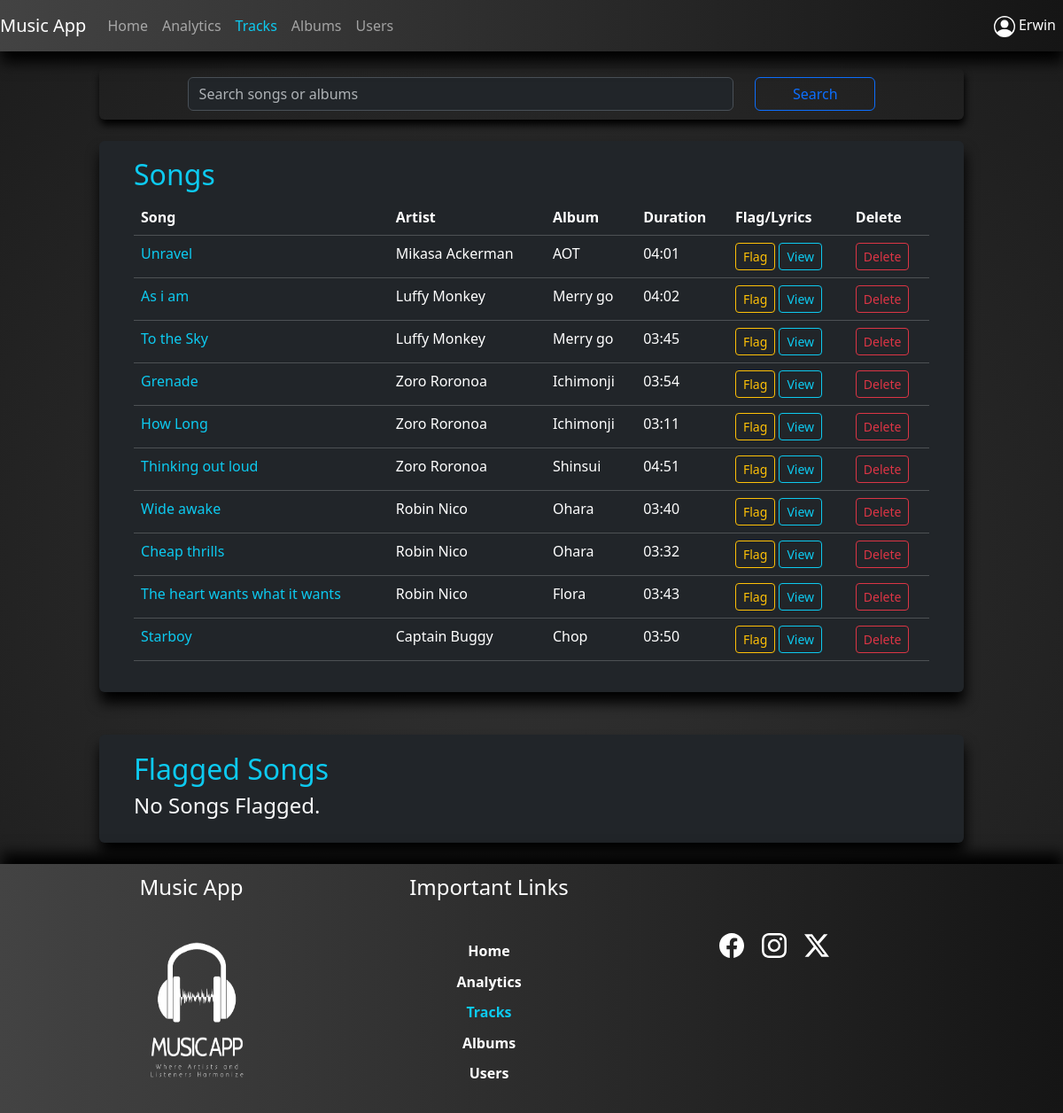
The page /allTracks (signed in) on the database as committed earlier.
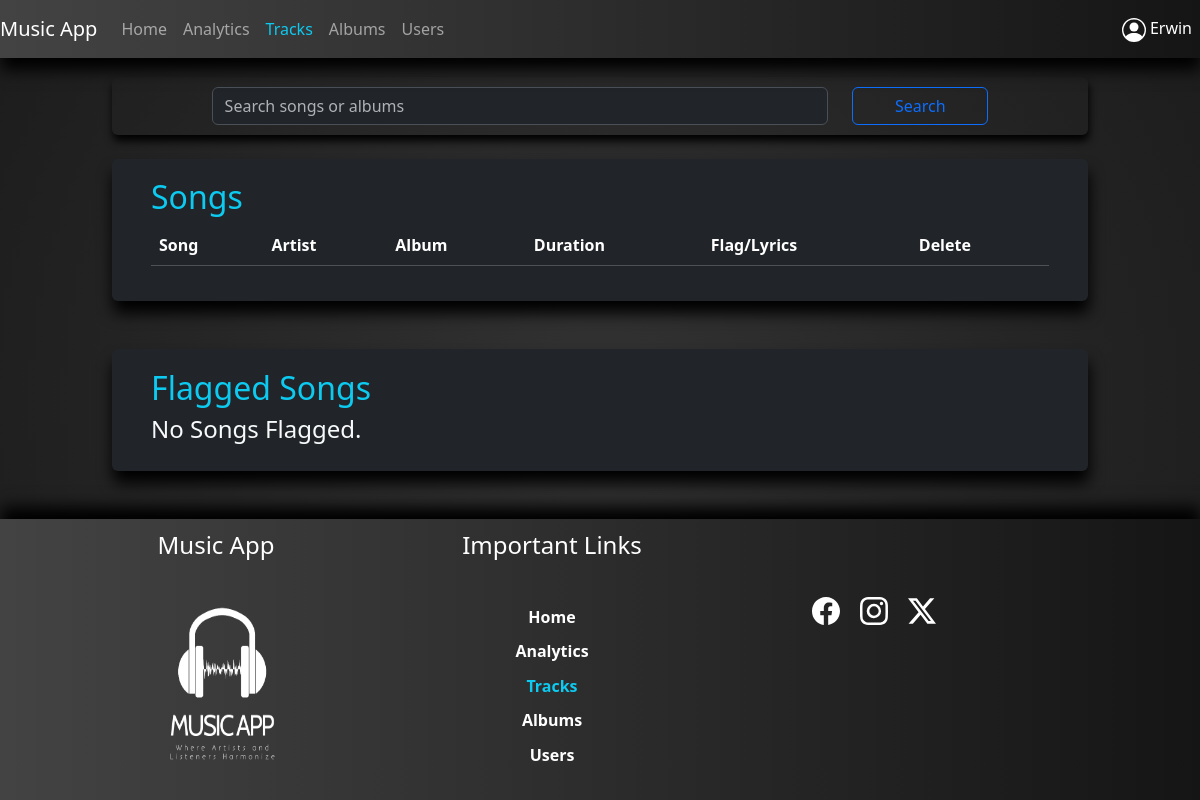
The same page on the database as committed later.
### app/models.py (models this page shows, shortened)
class Users(UserMixin, db.Model):
    id = db.Column(db.Integer(), autoincrement=True, primary_key=True)
    u_userType = db.Column(db.String(50), nullable=False)
    u_status = db.Column(db.String(50), nullable=False)
    u_flag = db.Column(db.Integer(), nullable=False)
    u_fName = db.Column(db.String(100), nullable=False)
    u_lName = db.Column(db.String(100))
    u_gender = db.Column(db.String(50), nullable=False)
    u_username = db.Column(db.String(100), nullable=False, unique=True)
    u_email = db.Column(db.String(200), nullable=False)
    u_password = db.Column(db.String(1000), nullable=False)
    albums = db.relationship('Albums', backref='users')
    songs = db.relationship('Songs', backref='users')
    playlists = db.relationship('Playlists', backref='users')

class Songs(UserMixin, db.Model):
    id = db.Column(db.Integer(), autoincrement=True, primary_key=True)
    s_name = db.Column(db.String(100), nullable=False)
    s_artist = db.Column(db.String(50), nullable=False)
    s_album = db.Column(db.String(100), nullable=False)
    s_genre = db.Column(db.String(50), nullable=False)
    s_duration = db.Column(db.String(50), nullable=False)
    s_date = db.Column(db.String(50), nullable=False)
    s_filePath = db.Column(db.String(100), nullable=False)
    s_lyrics = db.Column(db.Text(), nullable=False)
    s_rating = db.Column(db.Integer())
    s_totalRaters = db.Column(db.Integer())
    s_flag = db.Column(db.Integer(), nullable=False)
    s_plays = db.Column(db.Integer())
    album_id = db.Column(db.Integer(), db.ForeignKey('albums.id'), nullable=False)
    user_id = db.Column(db.Integer(), db.ForeignKey('users.id'),nullable=False)

### app/views.py (the view, shortened to what this page needs)
@app.route('/allTracks', methods=['GET','POST'])
@login_required
def allTracks():
    form = SearchForm()
    songs=Songs.query.filter(Songs.s_flag==Flagged[0]).order_by(Songs.s_rating.desc()).all()
    flaggedSongs=Songs.query.filter(Songs.s_flag==Flagged[1]).all()
    if request.method == 'GET':
        searchedSongsList=[]
        return render_template('admin/allTracks.html', aT="active text-info", form=form, sSL=searchedSongsList, sList=songs, sFList=flaggedSongs)

### app/forms.py
class SearchForm(FlaskForm):
    searchString = StringField("Search String", validators=[DataRequired()])
    search = SubmitField("Search")

### app/views.py (called while the page is built)
@login_manager.user_loader
def load_user(user_id):
    return Users.query.get(user_id)

### app/templates/admin/allTracks.html (shortened to what this page needs)
{% extends 'layouts/base.html' %}
{% block content %}
<div class="container-fluid">
    <div class="row">
        <div class="col-md-10 offset-md-1 col-lg-10 offset-lg-1 col-sm-8 offset-sm-2">
            <div class="mySearchCont rounded">
                <form action="" class="form" method="POST" data-bs-theme="dark">
                    <div class="row">
                        <div class="col-md-8 offset-md-1 col-lg-8 offset-lg-1 col-sm-8 offset-sm-1">
                            {{ form.searchString(class="form-control", placeholder="Search songs or albums") }}
                        </div>
                        <div class="col-md-2 col-lg-2 col-sm-2">
                            <div class="d-grid">
                                {{ form.search(class="btn btn-outline-primary") }}
                            </div>
                        </div>
                    </div>
                </form>
            </div>
        </div>
    </div>
    <div class="row">
        <div class="col-md-10 offset-md-1 col-lg-10 offset-lg-1 col-sm-10 offset-sm-1">
            <div class="myExploreCont rounded bg-dark mt-4 mb-4">
                <h2 class="text-captialized text-info">Songs</h2>
                <table class="table table-dark table-hover rounded table-responsive{-sm|-md|-lg}">
                    <thead>
                        <tr>
                            <th scope="col">Song</th>
                            <th scope="col">Artist</th>
                            <th scope="col">Album</th>
                            <th scope="col">Duration</th>
                            <th scope="col">Flag/Lyrics</th>
                            <th scope="col">Delete</th>
                        </tr>
                    </thead>
                    <tbody>
                        {% for s in sList %}
                        <tr>
                            <td class="text-info">{{s['s_name']}}</td>
                            <td>{{s['s_artist']}}</td>
                            <td>{{s['s_album']}}</td>
                            <td>{{s['s_duration']}}</td>
                            <td>
                                <a href="{{url_for('flagSong',sid=s['id'])}}">
                                <button class="btn btn-outline-warning btn-sm">Flag</button>
                                </a>
                                <a href="{{url_for('songDetails',sid=s['id'])}}">
                                <button class="btn btn-outline-info btn-sm">View</button>
                                </a>
                            </td>
                            <td>
                                <a href="{{url_for('deleteSong', sid=s['id'])}}">
                                <button class="btn btn-outline-danger btn-sm">Delete</button>
                                </a>
                            </td>
                        </tr>
                        {% endfor %}
                    </tbody>
                </table>
            </div>
        </div>
    </div>
    <div class="row">
        <div class="col-md-10 offset-md-1 col-lg-10 offset-lg-1 col-sm-10 offset-sm-1">
            <div class="myExploreCont rounded bg-dark mt-4 mb-4">
                <h2 class="text-captialized text-info">Flagged Songs</h2>
                {% if sFList|length == 0 %}
                <h4 class="text-light">No Songs Flagged.</h4>
                {% endif %}
            </div>
        </div>
    </div>
</div>
{% endblock %}

### app/templates/layouts/base.html (shortened to what this page needs)
<!DOCTYPE html>
<html lang="en">
<head>
    <link rel="stylesheet" href="{{url_for('static', filename='css/bootstrap.css')}}">
    <link rel="stylesheet" href="{{url_for('static', filename='css/musicStreamingStyle.css')}}">
</head>
<body>
    {% include 'includes/nav.html' %}
    {% block content %}
    {% endblock %}
    {% include 'includes/footer.html' %}
</body>
</html>

### app/templates/includes/nav.html (shortened to what this page needs)
<nav class="navbar navbar-expand-lg navbar-expand-md myNavbar bg-light navbar-dark sticky-top">
    {% if current_user.is_authenticated %}
        {% if current_user.u_userType == 'Admin' %}
        <a class="navbar-brand" href="{{url_for('adminHome')}}">Music App</a>
        {% else %}
        <a href="{{url_for('userHome')}}" class="navbar-brand">Music App</a>
        {% endif %}
    {% endif %}
        <div class="collapse navbar-collapse" id="navbarNav">
            <ul class="navbar-nav">
                <li class="nav-item">
                    {% if current_user.is_authenticated %}
                        {% if current_user.u_userType == 'Admin' %}
                            <a class="nav-link {{aH}}" aria-current="page" href="{{url_for('adminHome')}}">Home</a>
                        {% else %}
                        <a class="nav-link {{uH}}" aria-current="page" href="{{url_for('userHome')}}">Home</a>
                        {% endif %}
                    {% endif %}
                </li>
                <li class="nav-item">
                    {% if current_user.is_authenticated %}
                        {% if current_user.u_userType == 'Admin' %}
                            <a class="nav-link {{aAN}}" href="{{url_for('analytics')}}">Analytics</a>
                        {% else %}
                            <a href="{{url_for('exploreMusic')}}" class="nav-link {{uE}}">Explore</a>
                        {% endif %}
                    {% endif %}
                </li>
                <li class="nav-item">
                    {% if current_user.is_authenticated %}
                        {% if current_user.u_userType == 'Admin' %}
                            <a class="nav-link {{aT}}" href="{{url_for('allTracks')}}">Tracks</a>
                        {% else %}
                            <a href="{{url_for('playlists')}}" class="nav-link {{uP}}">Playlists</a>
                        {% endif %}
                    {% endif %}
                </li>
                <li class="nav-item">
                    {% if current_user.is_authenticated %}
                        {% if current_user.u_userType == 'Admin' %}
                            <a href="{{url_for('allAlbums')}}" class="nav-link {{aA}}">Albums</a>
                        {% endif %}
                    {% endif %}
                </li>
                <li class="nav-item">
                    {% if current_user.is_authenticated %}
                        {% if current_user.u_userType == 'Admin' %}
                            <a href="{{url_for('allUsers')}}" class="nav-link {{aU}}">Users</a>
                        {% endif %}
                    {% endif %}
                </li>
            </ul>
            <ul class="navbar-nav ms-auto">
                <li class="nav-item dropdown show">
                    {% if current_user.is_authenticated %}
                    <a href="#" class="nav-link active" id="dropdownMenu" data-toggle="dropdown" aria-haspopup="true" aria-expanded="false">
                        {{current_user.u_fName}}
                    </a>
                    {% endif %}
                </li>
            </ul>
        </div>
</nav>

### app/templates/includes/footer.html (shortened to what this page needs)
<footer class="myFooter">
    <div class="container-fluid">
        <div class="row">
            <div class="col-md-2 offset-md-1 col-lg-2 offset-lg-1 col-sm-2 offset-sm-1">
                <h4 class="text-center">Music App</h4>
                <div class="d-flex align-items-center myFooterLogo">
                    <img src="../../static/img/logo.png" alt="LOGO">
                </div>
            </div>
            <div class="col-md-3 offset-md-1 col-lg-3 offset-lg-1 col-sm-3 offset-sm-1">
                <h4 class="text-center">Important Links</h4>
                <ul class="list-unstyled text-center myFooterList">
                    <li class="nav-item">
                        {% if current_user.is_authenticated %}
                            {% if current_user.u_userType == 'Admin' %}
                                <a class="nav-link {{aH}}" aria-current="page" href="{{url_for('adminHome')}}">Home</a>
                            {% else %}
                            <a class="nav-link {{uH}}" aria-current="page" href="{{url_for('userHome')}}">Home</a>
                            {% endif %}
                        {% endif %}
                    </li>
                    <li class="nav-item">
                        {% if current_user.is_authenticated %}
                            {% if current_user.u_userType == 'Admin' %}
                                <a class="nav-link {{aAN}}" href="{{url_for('analytics')}}">Analytics</a>
                            {% else %}
                                <a href="{{url_for('exploreMusic')}}" class="nav-link {{uE}}">Explore</a>
                            {% endif %}
                        {% endif %}
                    </li>
                    <li class="nav-item">
                        {% if current_user.is_authenticated %}
                            {% if current_user.u_userType == 'Admin' %}
                                <a class="nav-link {{aT}}" href="{{url_for('allTracks')}}">Tracks</a>
                            {% else %}
                                <a href="{{url_for('playlists')}}" class="nav-link {{uP}}">Playlists</a>
                            {% endif %}
                        {% endif %}
                    </li>
                    <li class="nav-item">
                        {% if current_user.is_authenticated %}
                            {% if current_user.u_userType == 'Admin' %}
                                <a href="{{url_for('allAlbums')}}" class="nav-link {{aA}}">Albums</a>
                            {% endif %}
                        {% endif %}
                    </li>
                    <li class="nav-item">
                        {% if current_user.is_authenticated %}
                            {% if current_user.u_userType == 'Admin' %}
                                <a href="{{url_for('allUsers')}}" class="nav-link {{aU}}">Users</a>
                            {% endif %}
                        {% endif %}
                    </li>
                </ul>
            </div>
            <div class="col-md-3 offset-md-1 col-lg-3 offset-lg-1 col-sm-3 offset-sm-1">
                <div class="myFooterIcons">
                    <svg xmlns="http://www.w3.org/2000/svg" width="28" height="28" fill="currentColor" class="bi bi-twitter-x" viewBox="0 0 16 16">
                        <path d="M12.6.75h2.454l-5.36 6.142L16 15.25h-4.937l-3.867-5.07-4.425 5.07H.316l5.733-6.57L0 .75h5.063l3.495 4.633L12.601.75Zm-.86 13.028h1.36L4.323 2.145H2.865l8.875 11.633Z"/>
                    </svg>
                </div>
            </div>
        </div>
    </div>
</footer>

### app/static/css/musicStreamingStyle.css (style rules this page uses)
body { min-height: 100vh; display: flex; flex-direction: column; background: radial-gradient(circle at 50.1% 50.1%, rgb(50, 50, 50) 0%, rgb(28, 28, 28) 99.4%); color: #fff; }
.myNavbar { background-color:#434343; background-image: linear-gradient(to right, #434343 0%, #151515 100%); box-shadow: 1px 12px 15px #000; }
.myNavbar>div>ul>li { color: #fff; }
.myFooter { background-color:#434343; background-image: linear-gradient(to right, #434343 0%, #151515 100%); box-shadow: 1px -12px 15px #000; padding: 1% 2%; margin-top: auto; color: #fff; }
.myFooterLogo>img { margin: auto; width: 180px; height: 220px; }
.myFooterList { display: flex; flex-direction: column; padding-left: 0; margin-bottom: 0; margin-top: 15%; background-color: transparent; }
.myFooterList>li { text-decoration: none; padding: 2% 4%; font-weight: bold; }
.myFooterIcons>svg { margin: 25% 3%; }
.mySearchCont { margin-top: 2%; padding: 1% 2%; box-shadow: 1px 6px 8px #000; }
.myExploreCont { background-color: transparent; box-shadow: 1px 12px 15px #000; padding: 2% 4%; max-height: 70vh; overflow-y: scroll; }

Rows that differ between the two databases and show on the page:
removed Songs: s_name "Unravel", s_artist "Mikasa Ackerman", s_album "AOT", s_duration "04:01"
removed Songs: s_name "As i am", s_artist "Luffy Monkey", s_album "Merry go", s_duration "04:02"
removed Songs: s_name "To the Sky", s_artist "Luffy Monkey", s_album "Merry go", s_duration "03:45"
removed Songs: s_name "Grenade", s_artist "Zoro Roronoa", s_album "Ichimonji", s_duration "03:54"
removed Songs: s_name "How Long", s_artist "Zoro Roronoa", s_album "Ichimonji", s_duration "03:11"
removed Songs: s_name "Thinking out loud", s_artist "Zoro Roronoa", s_album "Shinsui", s_duration "04:51"
removed Songs: s_name "Wide awake", s_artist "Robin Nico", s_album "Ohara", s_duration "03:40"
removed Songs: s_name "Cheap thrills", s_artist "Robin Nico", s_album "Ohara", s_duration "03:32"
removed Songs: s_name "The heart wants what it wants", s_artist "Robin Nico", s_album "Flora", s_duration "03:43"
removed Songs: s_name "Starboy", s_artist "Captain Buggy", s_album "Chop", s_duration "03:50"
